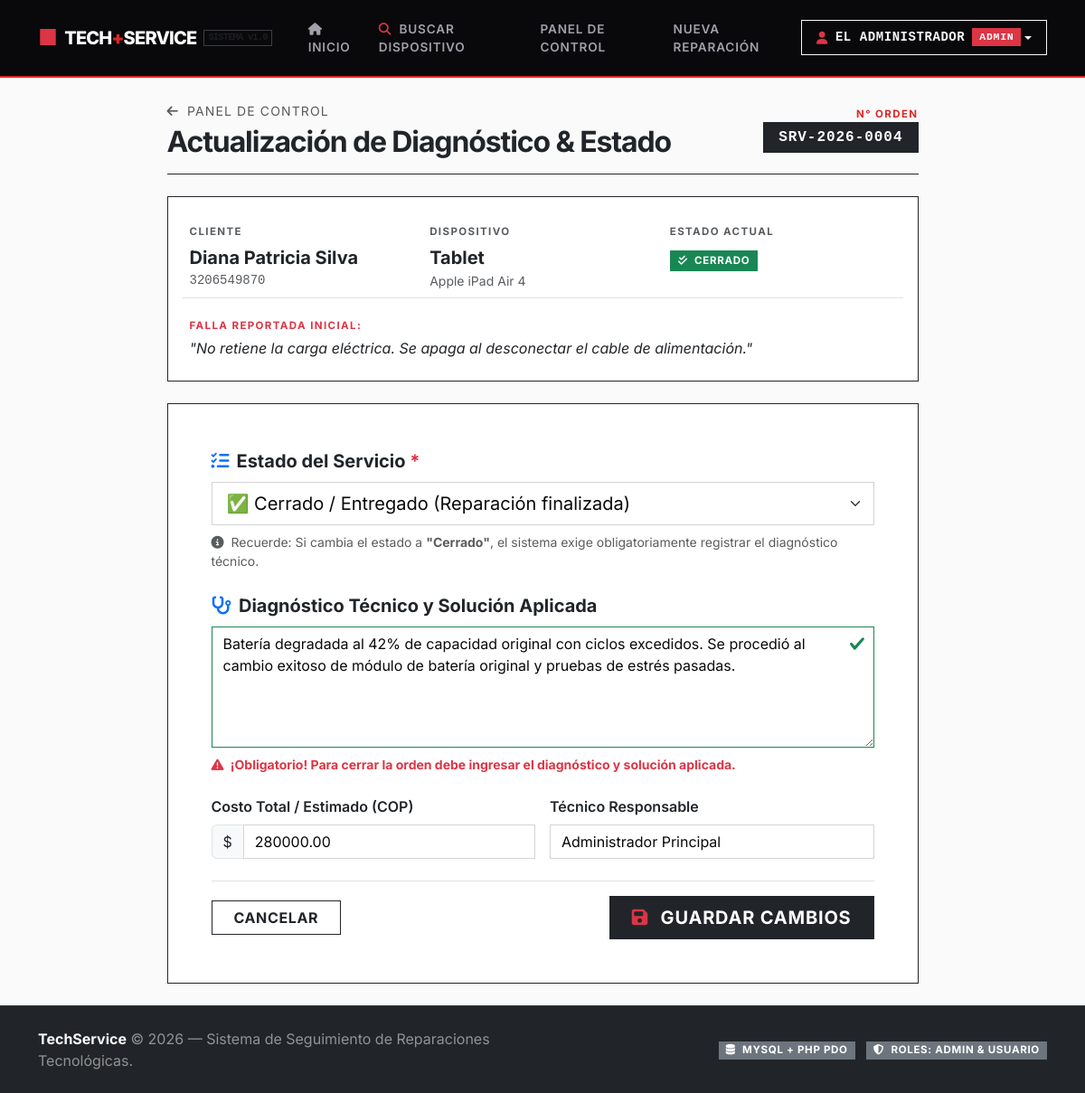
The app's page /taller_reparaciones/admin/editar.php?id=4 (signed in) with its own data.
### tables this page shows
CREATE TABLE `servicios` (
  `id` int(11) NOT NULL,
  `numero_servicio` varchar(20) NOT NULL,
  `cliente_nombre` varchar(100) NOT NULL,
  `cliente_telefono` varchar(20) NOT NULL,
  `cliente_email` varchar(100) DEFAULT NULL,
  `tipo_dispositivo` varchar(50) NOT NULL,
  `marca` varchar(50) NOT NULL,
  `modelo` varchar(50) DEFAULT NULL,
  `descripcion_dano` text NOT NULL,
  `diagnostico` text DEFAULT NULL,
  `estado` enum('Recibido','En diagnóstico','En reparación','Cerrado') NOT NULL DEFAULT 'Recibido',
  `costo_estimado` decimal(10,2) DEFAULT 0.00,
  `tecnico_asignado` varchar(100) DEFAULT NULL,
  `fecha_ingreso` datetime NOT NULL DEFAULT current_timestamp(),
  `fecha_actualizacion` datetime NOT NULL DEFAULT current_timestamp() ON UPDATE current_timestamp(),
  `fecha_cierre` datetime DEFAULT NULL
);

### taller_reparaciones/admin/editar.php (the view, shortened to what this page needs)
<?php
require_once __DIR__ . '/../config/db.php';
require_once __DIR__ . '/../config/helpers.php';
$id = filter_var($_GET['id'] ?? null, FILTER_VALIDATE_INT);
try {
    $stmt = $pdo->prepare("SELECT * FROM servicios WHERE id = :id LIMIT 1");
    $stmt->execute(['id' => $id]);
    $servicio = $stmt->fetch();
} catch (PDOException $e) {
    setFlash('danger', 'Error al consultar la orden: ' . $e->getMessage());
    header('Location: dashboard.php');
    exit;
}
include __DIR__ . '/../includes/header.php';
?>
<div class="row justify-content-center">
    <div class="col-lg-9">
        <div class="d-flex align-items-center justify-content-between mb-4 pb-3 border-bottom border-dark">
            <div>
                <a href="dashboard.php" class="text-decoration-none text-muted small text-uppercase letter-spacing-1">
                    <i class="fas fa-arrow-left me-1"></i> Panel de Control
                </a>
                <h2 class="fw-bold mb-0 mt-1 letter-spacing-tight text-dark">
                    Actualización de Diagnóstico & Estado
                </h2>
            </div>
            <div class="text-end">
                <span class="swiss-eyebrow d-block mb-0">N° ORDEN</span>
                <span class="badge bg-dark font-monospace fs-6 px-3 py-2 border border-dark">
                    <?= e($servicio['numero_servicio']); ?>
                </span>
            </div>
        </div>
        <div class="card card-custom mb-4 border border-dark rounded-0 bg-white">
            <div class="card-body p-4">
                <div class="row g-3">
                    <div class="col-md-4">
                        <span class="swiss-eyebrow text-muted mb-1">CLIENTE</span>
                        <div class="fw-bold text-dark fs-5"><?= e($servicio['cliente_nombre']); ?></div>
                        <div class="small text-muted font-monospace"><?= e($servicio['cliente_telefono']); ?></div>
                    </div>
                    <div class="col-md-4">
                        <span class="swiss-eyebrow text-muted mb-1">DISPOSITIVO</span>
                        <div class="fw-bold text-dark fs-5"><?= e($servicio['tipo_dispositivo']); ?></div>
                        <div class="small text-muted"><?= e($servicio['marca']); ?> <?= e($servicio['modelo']); ?></div>
                    </div>
                    <div class="col-md-4">
                        <span class="swiss-eyebrow text-muted mb-1">ESTADO ACTUAL</span>
                        <div class="mt-1"><?= renderStatusBadge($servicio['estado']); ?></div>
                    </div>
                    <div class="col-12 mt-2 pt-3 border-top">
                        <span class="swiss-eyebrow text-danger mb-1">FALLA REPORTADA INICIAL:</span>
                        <p class="mb-0 text-dark fst-italic">"<?= e($servicio['descripcion_dano']); ?>"</p>
                    </div>
                </div>
            </div>
        </div>
        <div class="card card-custom border border-dark rounded-0 shadow-none">
            <div class="card-body p-4 p-md-5">
                <form method="POST" action="editar.php?id=<?= $id; ?>" id="formEditarServicio" novalidate>
                    <div class="mb-4">
                        <label for="estado" class="form-label fw-bold fs-5 text-dark">
                            <i class="fas fa-tasks text-primary me-2"></i>Estado del Servicio <span class="text-danger">*</span>
                        </label>
                        <select class="form-select form-select-lg" id="estado" name="estado" required>
                            <option value="Cerrado" <?= ($servicio['estado'] === 'Cerrado') ? 'selected' : ''; ?>>
                                ✅ Cerrado / Entregado (Reparación finalizada)
                            </option>
                        </select>
                        <div class="form-text mt-2 text-muted">
                            <i class="fas fa-info-circle me-1"></i> Recuerde: Si cambia el estado a <strong>"Cerrado"</strong>, el sistema exige obligatoriamente registrar el diagnóstico técnico.
                        </div>
                    </div>
                    <div class="mb-4">
                        <label for="diagnostico" class="form-label fw-bold fs-5 text-dark">
                            <i class="fas fa-stethoscope text-primary me-2"></i>Diagnóstico Técnico y Solución Aplicada
                        </label>
                        <textarea class="form-control" id="diagnostico" name="diagnostico" rows="5"
                                  placeholder="Detalle los hallazgos técnicos, componentes afectados, pruebas realizadas y la solución implementada..."><?= e($_POST['diagnostico'] ?? $servicio['diagnostico']); ?></textarea>
                        <div id="diagnosticoHelp" class="form-text mt-2">
                        </div>
                    </div>
                    <div class="row g-3 mb-4">
                        <div class="col-md-6">
                            <label for="costo_estimado" class="form-label fw-semibold">Costo Total / Estimado (COP)</label>
                            <div class="input-group">
                                <span class="input-group-text bg-light">$</span>
                                <input type="number" step="1000" min="0" class="form-control" id="costo_estimado" name="costo_estimado"
                                       value="<?= e($_POST['costo_estimado'] ?? $servicio['costo_estimado']); ?>">
                            </div>
                        </div>
                        <div class="col-md-6">
                            <label for="tecnico_asignado" class="form-label fw-semibold">Técnico Responsable</label>
                            <input type="text" class="form-control" id="tecnico_asignado" name="tecnico_asignado"
                                   value="<?= e($_POST['tecnico_asignado'] ?? $servicio['tecnico_asignado']); ?>" required>
                        </div>
                    </div>
                    <div class="d-flex justify-content-between align-items-center pt-3 border-top">
                        <a href="dashboard.php" class="btn btn-outline-dark px-4 rounded-0 fw-bold text-uppercase letter-spacing-1">
                            Cancelar
                        </a>
                        <button type="submit" class="btn btn-dark btn-lg px-4 py-2 rounded-0 fw-bold text-uppercase letter-spacing-1">
                            <i class="fas fa-save me-2 text-danger"></i> Guardar Cambios
                        </button>
                    </div>
                </form>
            </div>
        </div>
    </div>
</div>
<?php include __DIR__ . '/../includes/footer.php'; ?>

### taller_reparaciones/assets/css/styles.css (style rules this page uses)
:root { --swiss-black: #09090b; --swiss-dark: #18181b; --swiss-gray-900: #18181b; --swiss-gray-700: #3f3f46; --swiss-gray-500: #71717a; --swiss-gray-300: #d4d4d8; --swiss-gray-200: #e4e4e7; --swiss-gray-100: #f4f4f5; --swiss-gray-50: #fafafa; --swiss-white: #ffffff; --swiss-red: #dc2626; --swiss-red-hover: #b91c1c; --status-recibido: #2563eb; --status-diagnostico: #d97706; --status-reparacion: #4f46e5; --status-cerrado: #15803d; --font-main: 'Inter', -apple-system, BlinkMacSystemFont, 'Helvetica Neue', Helvetica, Arial, sans-serif; }
body { background-color: var(--swiss-gray-50); color: var(--swiss-dark); font-family: var(--font-main); font-feature-settings: "cv02", "cv03", "cv04", "cv11"; -webkit-font-smoothing: antialiased; min-height: 100vh; display: flex; flex-direction: column; }
.letter-spacing-tight { letter-spacing: -0.035em; }
.letter-spacing-1 { letter-spacing: 0.08em; }
.swiss-eyebrow { display: inline-block; font-size: 0.72rem; font-weight: 700; text-transform: uppercase; letter-spacing: 0.12em; color: var(--swiss-red); margin-bottom: 0.5rem; }
.card-swiss, .card-custom { background: var(--swiss-white); border: 1px solid var(--swiss-gray-200); border-radius: 0; box-shadow: none; transition: border-color 0.15s ease; }
.badge { border-radius: 0; font-weight: 700; font-size: 0.72rem; letter-spacing: 0.06em; text-transform: uppercase; padding: 0.4em 0.7em; }
.btn { border-radius: 0; font-weight: 700; letter-spacing: 0.04em; transition: all 0.15s ease; }
.form-control, .form-select { border-radius: 0; border-color: var(--swiss-gray-300); color: var(--swiss-black); }

### records on screen
servicios: numero_servicio "SRV-2026-0004", cliente_nombre "Diana Patricia Silva", cliente_telefono "3206549870", tipo_dispositivo "Tablet", marca "Apple", modelo "iPad Air 4", descripcion_dano "No retiene la carga eléctrica. Se apaga al desconectar el cable de alimentación.", estado "✅ Cerrado / Entregado (Reparación finalizada)", diagnostico "Batería degradada al 42% de capacidad original con ciclos excedidos. Se procedió al cambio exitoso de módulo de batería original y pruebas de estrés pasadas.", costo_estimado "280000.00", tecnico_asignado "Administrador Principal"

### other values on screen
$user['nombre'] "EL ADMINISTRADOR"
$user['rol'] "ADMIN"
